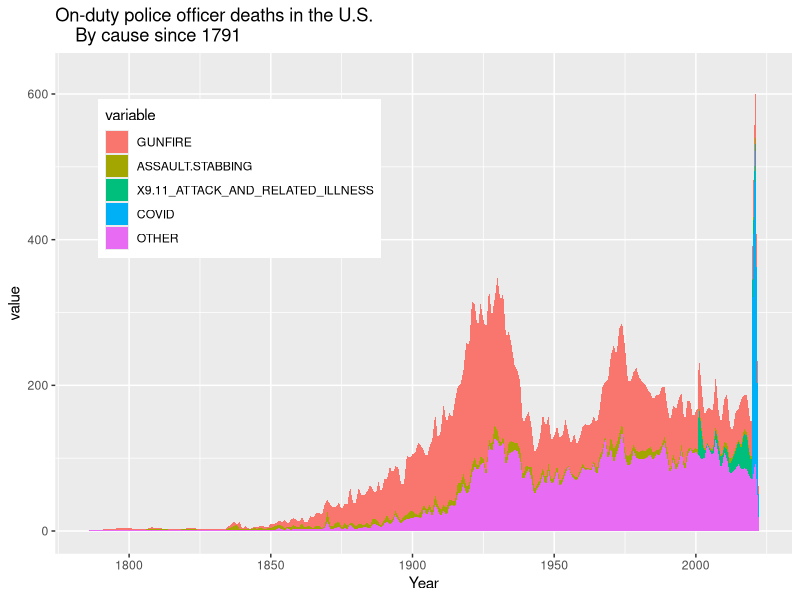

Write R code to recreate this figure.
## ---- chunk 1
# load a few R packages
library(here)
library(knitr)
library(dplyr)
library(tidyr)
library(skimr)
library(haven)
library(memisc)
library(ggplot2)
library(reshape)
## ---- chunk 2
lawdata<-read.csv("data/lawenforcementdata.csv")
## ---- chunk 3
summary(lawdata)
## ---- chunk 4
data_long1<-melt(lawdata, id.vars=c("Year"))
## ---- chunk 5
data_long1
## ---- chunk 6
ggplot(data_long1,aes(x=Year,y=value, fill=variable))+geom_area()+
  ggtitle("On-duty police officer deaths in the U.S.
    By cause since 1791") + theme(legend.position=c(.25, .75))
